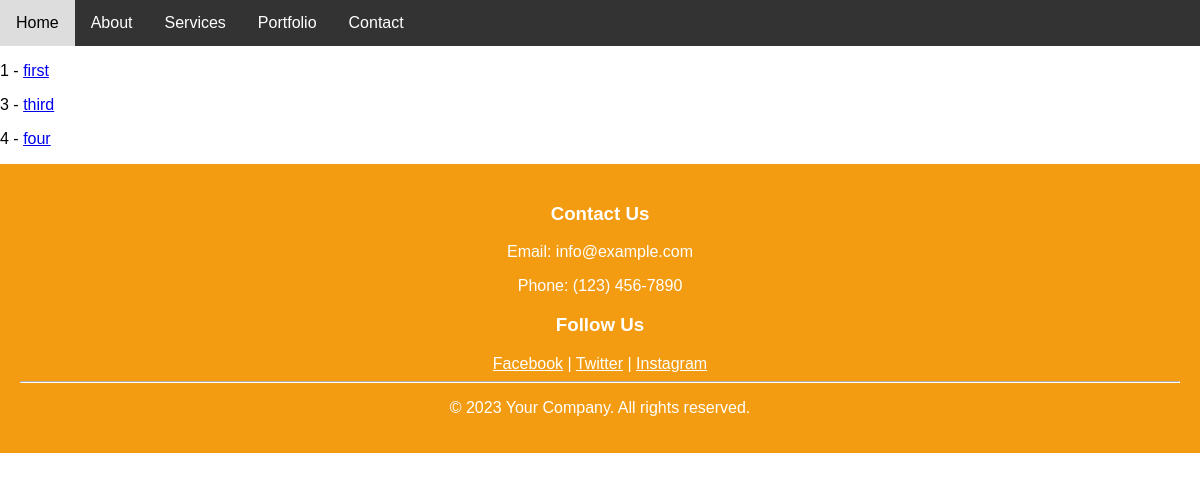
Screenshot of /blog/ with the database file from the repository.
### blog/models.py (models this page shows)
class Article(models.Model):
    title = models.CharField(max_length=200)
    content = models.TextField()
    created_at = models.DateTimeField(auto_now_add=True)
    updated_at = models.DateTimeField(auto_now=True)
    active = models.BooleanField(default=False)
    def get_absolute_url(self):
        return reverse('articles:article-detail', kwargs={'id': self.id})

### blog/views.py (the view)
# urls.py: path("", ArticleListView.as_view(), name="article-list"),
class ArticleListView(ListView):
    template_name = "articles/article_list.html"
    queryset = Article.objects.all()#blog/modelname_list.html

### blog/templates/articles/article_list.html
{% extends 'base.html' %}
{% block content %}
{% for instance in object_list  %}
    <p>{{ instance.id  }} - <a href='{{ instance.get_absolute_url }}'>{{ instance.title }}</a>
    </p>
{% endfor %}
{% endblock content %}

### templates/navbar.html (style rules this page uses)
body { font-family: Arial, sans-serif; margin: 0; padding: 0; }

### rows the page displays
Article: id "1", title "first"
Article: id "3", title "third"
Article: id "4", title "four"
